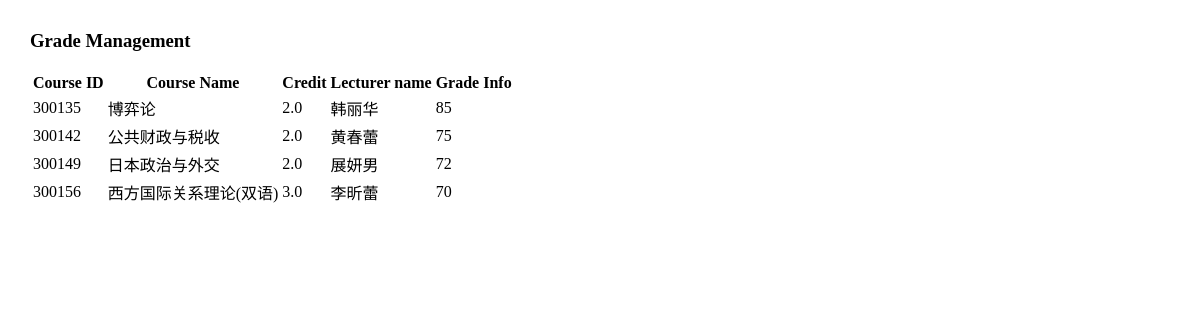
Page /user/myScore.php (signed in) on the committed database.
### tables this page shows
CREATE TABLE `course` (
  `cid` char(6) DEFAULT NULL,
  `cname` varchar(15) DEFAULT NULL,
  `credit` decimal(2,1) DEFAULT NULL,
  `cadd` varchar(20) DEFAULT NULL,
  `did` char(2) DEFAULT NULL,
  `tname` varchar(15) DEFAULT NULL
);

### user/myScore.php (the view, shortened to what this page needs)
<?php
$sid=$_SESSION["user"];
require_once("../config/database.php");
?>
<!DOCTYPE html>
<html lang="en">
<head>
    <link rel="stylesheet" type="text/css" href="./user.css">
</head>
<body>
    <h3>Grade Management</h3>
<table>
    <tr>
        <th>Course ID</th>
        <th>Course Name</th>
        <th>Credit</th>
        <th>Lecturer name</th>
        <th>Grade</th>
        <th>Info</th>
    </tr>
    <?php
    $com="select * from course natural join (select cid,score from student_course where score is not null and sid='$sid') as chosen  " ;
    $result=mysqli_query($db,$com);
    if($result){
        while($row=mysqli_fetch_object($result)){
            ?>
            <tr>
                <td><?php echo $row->cid ?></td>
                <td><?php echo $row->cname ?></td>
                <td><?php echo $row->credit ?></td>
                <td><?php echo $row->tname ?></td>
                <td><?php echo $row->score ?></td>
                <td><?php if($row->status==1)echo "Retake" ?></td>
            </tr>
            <?php
        }
    }
    ?>
</table>
</body>
</html>

### user/user.css (style rules this page uses)
body { margin: 30px; }

### rows in the picture
course: cid "300135", cname "博弈论", credit "2.0", tname "韩丽华", score "85"
course: cid "300142", cname "公共财政与税收", credit "2.0", tname "黄春蕾", score "75"
course: cid "300149", cname "日本政治与外交", credit "2.0", tname "展妍男", score "72"
course: cid "300156", cname "西方国际关系理论(双语)", credit "3.0", tname "李昕蕾", score "70"
